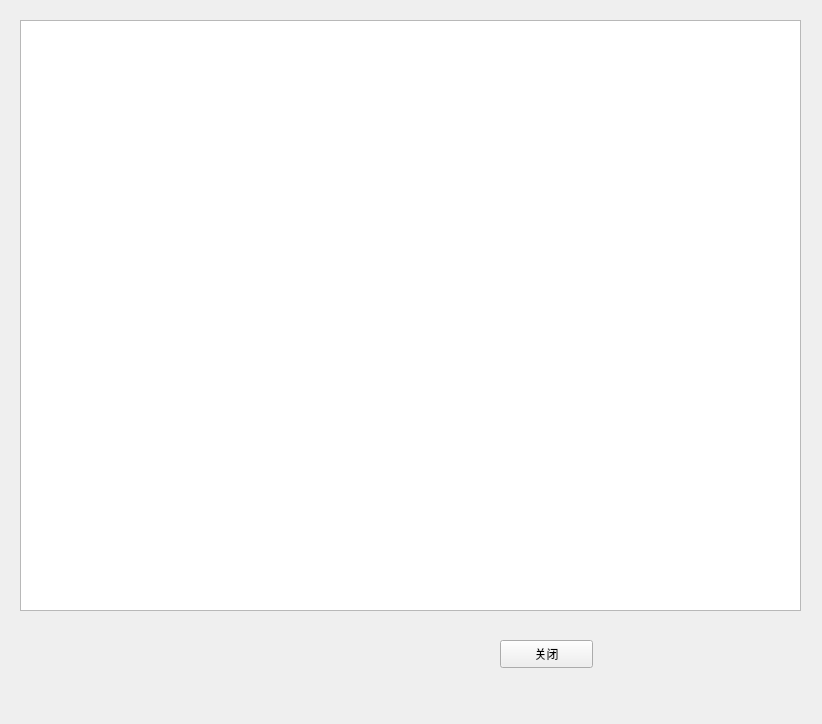
<?xml version="1.0" encoding="UTF-8"?>
<ui version="4.0">
 <class>OrderDetail</class>
 <widget class="QWidget" name="OrderDetail">
  <property name="geometry">
   <rect>
    <x>0</x>
    <y>0</y>
    <width>822</width>
    <height>724</height>
   </rect>
  </property>
  <property name="windowTitle">
   <string>OrderDetail</string>
  </property>
  <widget class="QTableWidget" name="orderlist">
   <property name="geometry">
    <rect>
     <x>20</x>
     <y>20</y>
     <width>781</width>
     <height>591</height>
    </rect>
   </property>
  </widget>
  <widget class="QPushButton" name="pushButton">
   <property name="geometry">
    <rect>
     <x>500</x>
     <y>640</y>
     <width>93</width>
     <height>28</height>
    </rect>
   </property>
   <property name="text">
    <string>关闭</string>
   </property>
  </widget>
 </widget>
 <layoutdefault spacing="6" margin="11"/>
 <resources/>
 <connections/>
</ui>
